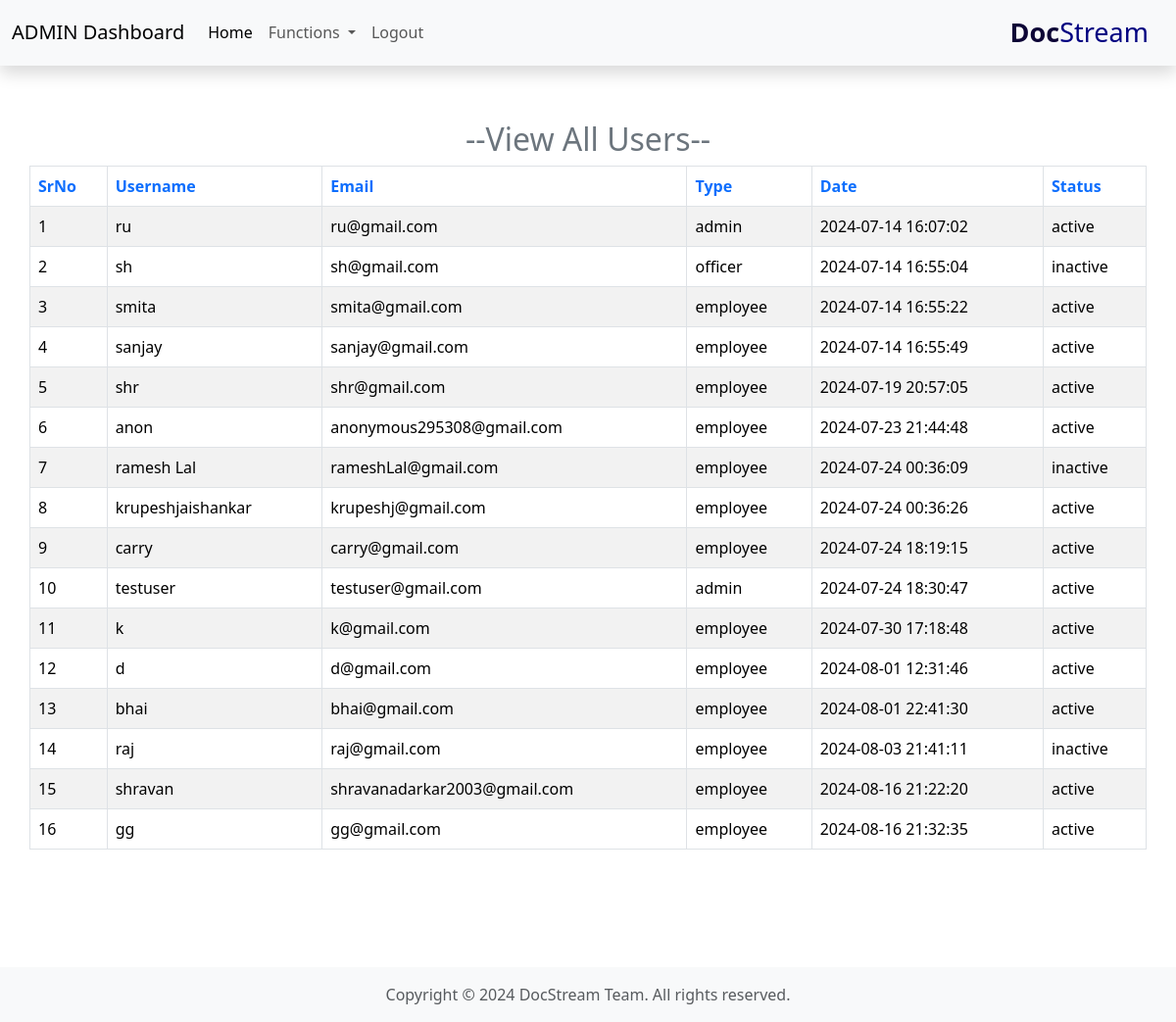
Page /admin/adminFun/viewAllUsers/viewAllUsers.php on the committed database.
### tables this page shows
CREATE TABLE `users` (
  `srno` int(11) NOT NULL,
  `username` varchar(25) NOT NULL,
  `email` varchar(50) NOT NULL,
  `type` varchar(10) NOT NULL,
  `password` varchar(256) NOT NULL,
  `date` datetime NOT NULL DEFAULT current_timestamp(),
  `status` enum('active','inactive') NOT NULL DEFAULT 'active',
  `status2` int(50) NOT NULL
);

### admin/adminFun/viewAllUsers/viewAllUsers.php (the view, shortened to what this page needs)
<?php
include '/xampp/htdocs/dms/partials/_dbconnect.php';
?>
<!DOCTYPE html>
<html lang="en">
<head>
    <link rel="stylesheet" href="https://cdn.datatables.net/2.1.0/css/dataTables.dataTables.css" />
    <link href="https://cdn.jsdelivr.net/npm/bootstrap@5.3.3/dist/css/bootstrap.min.css" rel="stylesheet">
</head>
<body>
    <?php
    include '/xampp/htdocs/dms/admin/adminExtra/_Aheader.php';
    ?>
    <div class="card-body container mt-5 mb-5 pt-2 pb-2 pl-5 pr-5">
        <h2 class="text-center text-secondary">--View All Users--</h2>
        <table id="myTable" class="table table-striped table-bordered ">
            <thead>
                <tr>
                    <th class="text-primary">SrNo</th>
                    <th class="text-primary">Username</th>
                    <th class="text-primary">Email</th>
                    <th class="text-primary">Type</th>
                    <th class="text-primary">Date</th>
                    <th class="text-primary">Status</th>
                </tr>
            </thead>
            <tbody>
                <?php
                $mySr = 0;
                $sql = "select * from `users`";
                $result = mysqli_query($conn, $sql);
                while ($row = mysqli_fetch_assoc($result)) {
                    $mySr++;
                    echo '<tr>
                    <td>' . $mySr . '</td>
                    <td>' . $row["username"] . '</td>
                    <td>' . $row["email"] . '</td>
                    <td>' . $row["type"] . '</td>
                    <td>' . $row["date"] . '</td>
                    <td>' . $row["status"] . '</td>
                    </tr>';
                }
                ?>
            </tbody>
        </table>
    </div>
    <div style="margin-top: auto;">
        <?php require '/xampp/htdocs/dms/partials/_footer.php'; ?>
    </div>
</body>
</html>

### admin/adminFun/viewAllUsers/viewAllUsers.php (style rules this page uses)
html, body { height: 100%; margin: 0; }
body { display: flex; flex-direction: column; }

### rows in the picture
users: username "ru", email "ru@gmail.com", type "admin", date "2024-07-14 16:07:02", status "active"
users: username "sh", email "sh@gmail.com", type "officer", date "2024-07-14 16:55:04", status "inactive"
users: username "smita", email "smita@gmail.com", type "employee", date "2024-07-14 16:55:22", status "active"
users: username "sanjay", email "sanjay@gmail.com", type "employee", date "2024-07-14 16:55:49", status "active"
users: username "shr", email "shr@gmail.com", type "employee", date "2024-07-19 20:57:05", status "active"
users: username "anon", email "anonymous295308@gmail.com", type "employee", date "2024-07-23 21:44:48", status "active"
users: username "ramesh Lal", email "rameshLal@gmail.com", type "employee", date "2024-07-24 00:36:09", status "inactive"
users: username "krupeshjaishankar", email "krupeshj@gmail.com", type "employee", date "2024-07-24 00:36:26", status "active"
users: username "carry", email "carry@gmail.com", type "employee", date "2024-07-24 18:19:15", status "active"
users: username "testuser", email "testuser@gmail.com", type "admin", date "2024-07-24 18:30:47", status "active"
users: username "k", email "k@gmail.com", type "employee", date "2024-07-30 17:18:48", status "active"
users: username "d", email "d@gmail.com", type "employee", date "2024-08-01 12:31:46", status "active"
users: username "bhai", email "bhai@gmail.com", type "employee", date "2024-08-01 22:41:30", status "active"
users: username "raj", email "raj@gmail.com", type "employee", date "2024-08-03 21:41:11", status "inactive"
users: username "shravan", email "shravanadarkar2003@gmail.com", type "employee", date "2024-08-16 21:22:20", status "active"
users: username "gg", email "gg@gmail.com", type "employee", date "2024-08-16 21:32:35", status "active"
